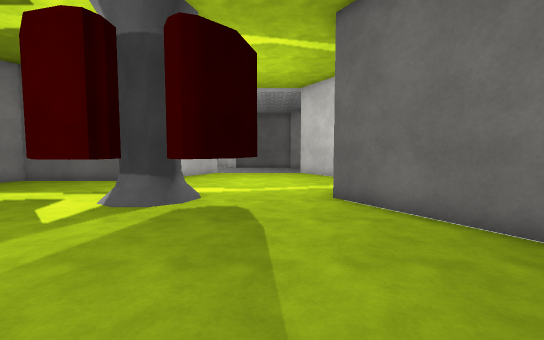
View 1 (above)

16 first-person views from a walk through a 3-D level made in the Unity game engine. The camera is 1.3 m above the floor, tilts 4° down and sees 90° across. The floor is counted in squares, 1 m on a side. Each view is taken from the middle of a square. On the plan, view 1 faces up. The plan holds only what a view shows up to about 13 squares ahead; the rest is blank. The place goes on beyond the plan. The player character is not drawn. Surface patterns are stand-ins for the level's own textures.

View 2
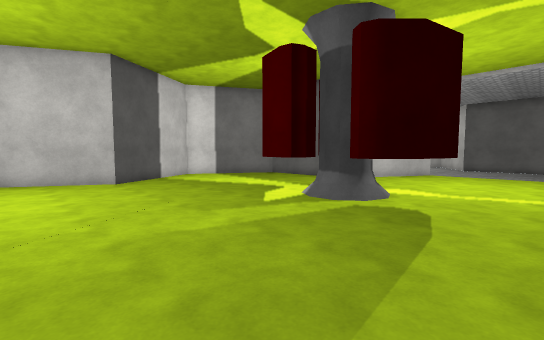

View 3
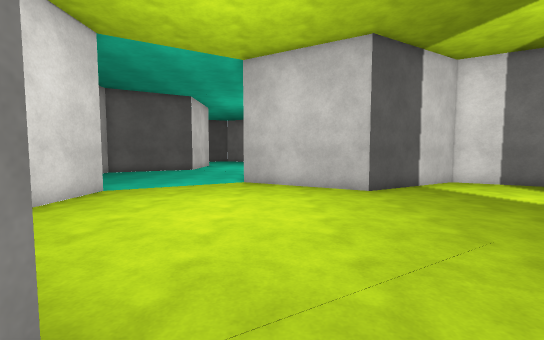

View 4
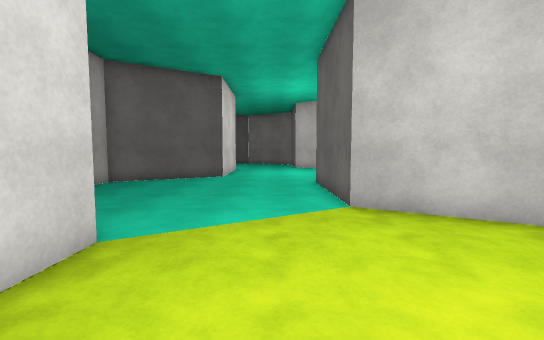

View 5
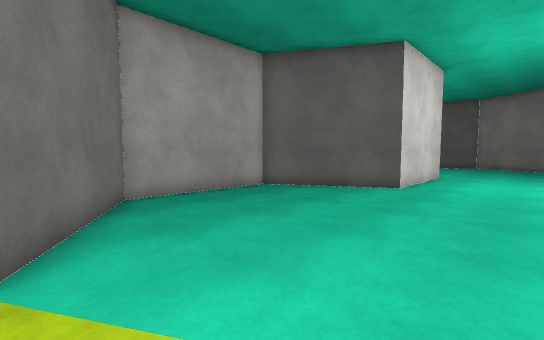

View 6
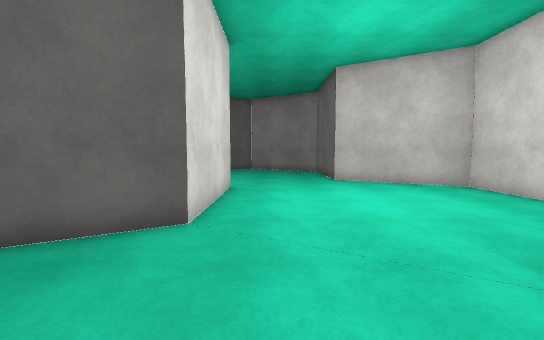

View 7
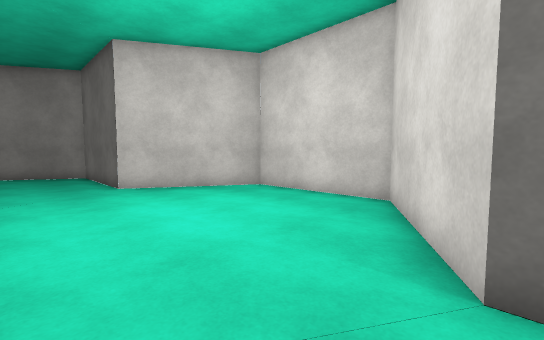

View 8
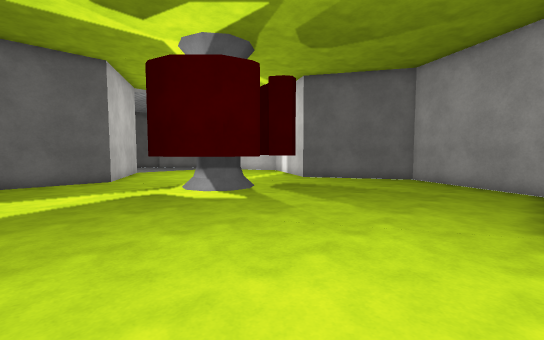

View 9
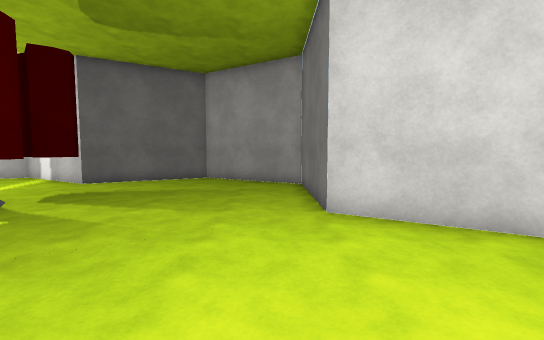

View 10
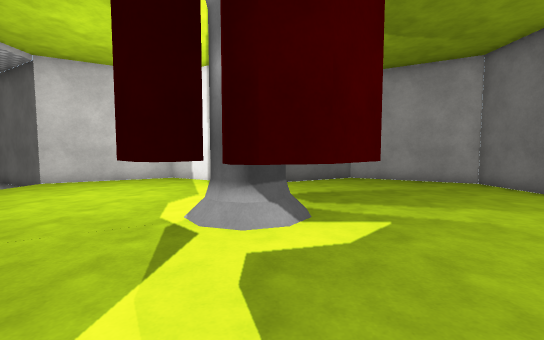

View 11
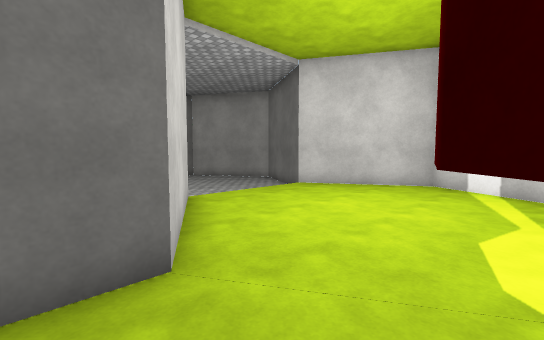

View 12
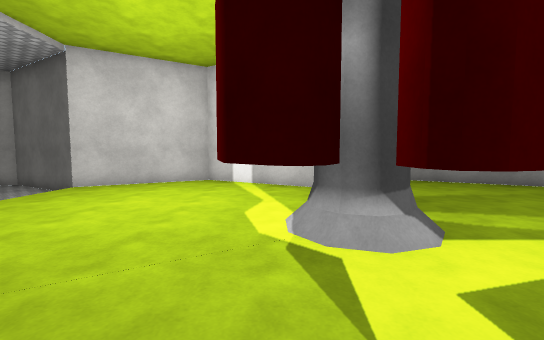

View 13
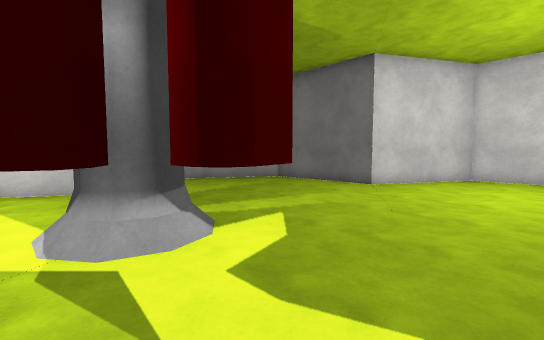

View 14
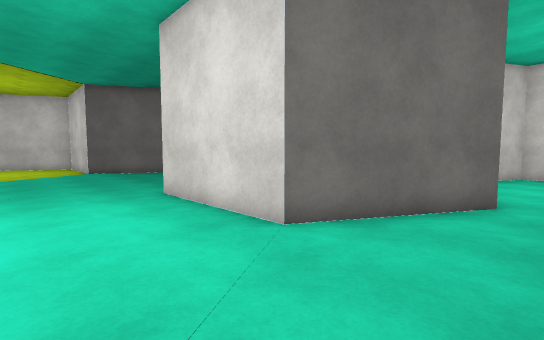

View 15
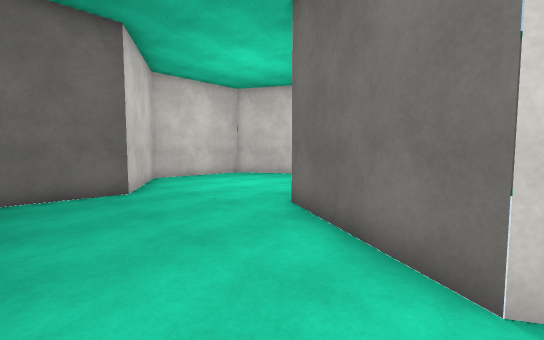

View 16
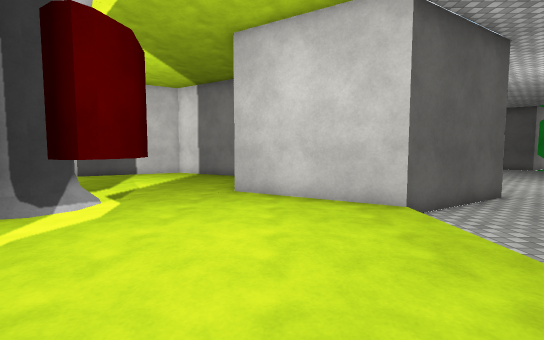

### Floor plan
Key: @ floor where view 1 was taken; # wall or solid block; . main floor; - floor 0.25 m lower than the main floor; / step, stairs or slope; v drop or lower ground; C column; O other object.
Columns run from 31 left of view 1 to 4 right of it. Each row starts with its distance up from view 1.
 18                           v#------#
 17                            #-----v
 16                            v#////#
 15                            #.....#v
 14                           #.......#
 13                           #........#
 12                     v#####.........#
 11                     v..............#
 10                    #.......OOO....#
  9                   v#......O  O....#
  8                   #.......OC# O..#
  7                   #......O ## O..#
  6                   v#......O OOO...#
  5                    #.......O.O....#
  4                    vv..............#
  3      ######v        #..............#
  2     #......#       #...............#
  1     #.......#      #..............#
  0    #........#     #............@.#v
 -1 ###v.........#####v.........v####v
 -2 ...........................vv
 -3 ...........................#
 -4 ..........................#
 -5 ..........................#
 -6 .....######.........######
 -7 ....#v     #.......#v
 -8 ....#      v#......#
 -9  ..v        #.....v
-10 . .#         #####v

Where each view was taken, in squares from view 1:
view 1: 0 up, 0 right, facing up
view 2: 0 up, 1 right, facing up-left
view 3: 0 up, 2 left, facing left
view 4: 3 down, 7 left, facing left
view 5: 2 down, 11 left, facing down-left
view 6: 4 down, 16 left, facing left
view 7: 4 down, 18 left, facing up-left
view 8: 1 down, 9 left, facing up-right
view 9: 0 up, 9 left, facing right
view 10: 7 up, 9 left, facing right
view 11: 9 up, 7 left, facing up-right
view 12: 9 up, 8 left, facing right
view 13: 9 up, 8 left, facing down-right
view 14: 2 down, 29 left, facing down-right
view 15: 10 down, 31 left, facing up-right
view 16: 13 up, 3 right, facing left
